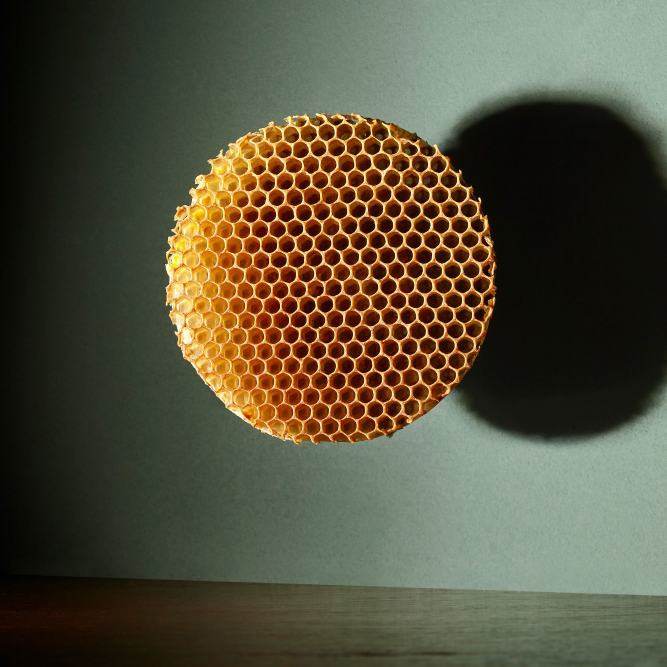
#> input picture Images/carrier images/3.jpg, 2000 x 2000 px (shown at 1/3 size); its folder holds 3 pictures in this run
$ python stegnographyRGB.py
#> lines starting #> are read from the running program, lines starting #| are printed output that depends on the picture; pictures that were not available may be replaced by others from this repository, and a replacement may not be noted
from PIL import Image
import numpy as np
import cv2
import os
import time

def abs(x): #Function to obtain absolute value
	if x>=0:
		return x
	return -1*x

def get_range(value):
	# To get the lower bounds for Quantization ranges for Type 1
	if value in range(8):
		return 0
	elif value in range(8,16):
		return 8
	elif value in range(16,32):
		return 16
	elif value in range(32,64):
		return 32
	elif value in range(64,128):
		return 64
	elif value in range(128,255):
		return 128
	else:
		return 0

def embedding(carrier_pixel_block,cover_pixel,k=3): # The value of k has been set to 3

	# extracting the corresponding greyscale block value from the carrier pixel block
	gx =  carrier_pixel_block[0][0]
	gur = carrier_pixel_block[0][1]
	gbl = carrier_pixel_block[1][0]
	gbr = carrier_pixel_block[1][1]
	cv  = cover_pixel

	bin_gx=list(format(gx,'08b')) # converting the integer greyscale value to binary
	bin_gur=list(format(gur,'08b'))
	bin_gbl=list(format(gbl,'08b'))
	bin_gbr=list(format(gbr,'08b'))
	bin_cv=list(format(cv,'08b'))

	L = int(format(gx,'08b')[-k:]) # Extracting the decimal value of the k LSBs of gx

	bin_gx[-1]=bin_cv[0]  # Embedding the first bit of the secret message in first LSB
	bin_gx[-2]=bin_cv[1]  # to obtain g'x


	new_gx = ''.join(bin_gx) # Combing the list to string

	S = int(new_gx[-k:])  # Extracting the decimal value of the k-bits of the g'x

	new_gx = int(new_gx,2) # New gx value obtained by converting g'x from binary to decimal

	d = L-S # Computing the value of d

	if d> pow(2,k-1) and 0<= new_gx + pow(2,k) and new_gx + pow(2,k)<=255:  # To get the optimized value of gx
		new_gx = new_gx + pow(2,k)
	elif d< -pow(2,k-1) and 0<= new_gx - pow(2,k) and new_gx - pow(2,k)<=255:
		new_gx = new_gx - pow(2,k)
	else:
		new_gx = new_gx

	d1=abs(new_gx-gur)  # Computing the corresponding distance values
	d2=abs(new_gx-gbr)
	d3=abs(new_gx-gbl)

	l1 = get_range(d1)  # Obtaining the lower bounds of the corresponding range according to Type 1
	l2 = get_range(d2)
	l3 = get_range(d3)

	t1=3 # Setting the number of bits to extract from cover pixel
	t2=3
	t3=2

	s1 = int(''.join(bin_cv[:t1]),2)
	s2 = int(''.join(bin_cv[t1:t1+t2]),2) # Extracting the decimal value of the ti-bits of cover pixel
	s3 = int(''.join(bin_cv[t1+t2:t1+t2+t3]),2)

	d1_new=l1+s1 # Computing the new distance values
	d2_new=l2+s2
	d3_new=l3+s3

	new2gur = new_gx - d1_new
	new3gur = new_gx + d1_new
	new2gbr = new_gx - d2_new   # Finding the corresponding g' and g" values for all three blocks
	new3gbr = new_gx + d2_new
	new2gbl = new_gx - d3_new
	new3gbl = new_gx + d3_new

	# To obtain the optimized value for each block
	if abs(gur - new2gur) < abs(gur - new3gur) and 0<=new2gur and new2gur<=255:
		new_gur = new2gur
	else:
		new_gur = new3gur

	if abs(gbr - new2gbr) < abs(gbr - new3gbr) and 0<=new2gbr and new2gbr<=255:
		new_gbr = new2gbr
	else:
		new_gbr = new3gbr

	if abs(gbl - new2gbl) < abs(gbl - new3gbl) and 0<=new2gbl and new2gbl<=255:
		new_gbl = new2gbl
	else:
		new_gbl = new3gbl

	stego_pixel_block = [[new_gx,new_gur],[new_gbl,new_gbr]] # Forming the new block
	return stego_pixel_block

# converts plaintext to 8-bit binary format
def convert_to_binary(data):
	data_binary=' '.join(format(ord(x), '08b') for x in data)
	return data_binary

# To get the first two digits and last two digits of a number respectively
def splitValues(num):
	return num//100,num%100


def main():
	file=open("time.txt","w")
	carrier_images=[]
	cover_images=[]
	root_dir = './Images/carrier images'
	# [9 lines of commented-out code are left out]


	carrier_image_name="./Images/carrier images/3.jpg"
	print('Carrier image: ' + carrier_image_name)
	if carrier_image_name.split('.')[-1] not in ['jpg','jpeg','png','tiff']:
		print('Invalid file type!')
		print('\nProgram terminated')
		exit(0)

	carrier_image_matrix=cv2.imread(carrier_image_name)  # Converting the RGB carrier image to grey scale
#> carrier_image_matrix is the input picture: shape (2000, 2000, 3); mean B, G, R 59.8, 80.3, 85.2
	print(carrier_image_matrix)
#> (printed output is left out)
	print('\nCarrier image ' + ' dimensions:')

	print('Length: ' + str(len(carrier_image_matrix)) +'  width: ' + str(len(carrier_image_matrix[0])))
#| Length: 2000  width: 2000
	print('\n')

	# Creating the final image matrix for storing the secret data in carrier
	final_image_matrix = np.zeros((len(carrier_image_matrix),len(carrier_image_matrix[0]),len(carrier_image_matrix[0][0])),dtype=int)
#> final_image_matrix: shape (2000, 2000, 3) int64; every value is 0
	print(final_image_matrix)
#> (printed output is left out)
	cover_image_name="./Images/cover images/1.png"
	print('Cover image: ' + cover_image_name)
	if cover_image_name.split('.')[-1] not in ['jpg','jpeg','png','tiff']:
		print('Invalid file type!')
		print('\nProgram terminated')
		exit(0)
	start_time=time.time()
	img2 = cv2.imread(cover_image_name)
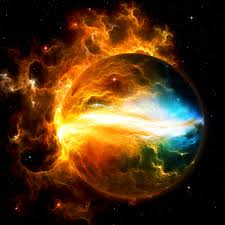
#> input picture Images/cover images/1.jpeg, 225 x 225 px, given in place of 1.png, which was not available
#> img2 is the input picture: shape (225, 225, 3); mean B, G, R 23.3, 51.9, 80.6
	cover_grey_image_matrix = cv2.cvtColor(img2,cv2.COLOR_BGR2GRAY) # Converting the RGB cover image to grey scale
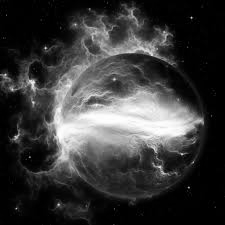
#> cover_grey_image_matrix: shape (225, 225); min 0, max 255, mean 57.2
	cv2.imwrite('Images/greyScale/greyscaleCoverImage' +'.jpg',cover_grey_image_matrix)

	print('\nCover image: ')
	print('Length: ' +str(len(cover_grey_image_matrix)) +'  width: ' + str(len(cover_grey_image_matrix[0])))
#| Length: 225  width: 225
	print('\n')
	print('Checking whether the cover image can be hid in the carrier image')


	# Check to see whether the secret data can be hid in the carrier image
	if len(carrier_image_matrix) <=2* len(cover_grey_image_matrix) or len(carrier_image_matrix[0]) <=2* len(cover_grey_image_matrix[0]):
		print("Unable to fit data in carrier image!\n")
		exit(0)
	else:
		print("Able to fit data in carrier image!\n")

	row_cover = col_cover = 0
	i=j=0
	print('Performing the embedding procedure........\n')

	while row_cover<len(cover_grey_image_matrix) and i < len(carrier_image_matrix): #Traversing the cover image matrix
		# Extraction of 2x2 non-overlapping matrix
		temp = [[carrier_image_matrix[i][j][0],carrier_image_matrix[i][j+1][0]],[carrier_image_matrix[i+1][j][0],carrier_image_matrix[i+1][j+1][0]]]
		cover = cover_grey_image_matrix[row_cover][col_cover]
		col_cover+=1
		if col_cover==len(cover_grey_image_matrix[0]):
			# print("col",col_cover)
			col_cover=0
			row_cover+=1
		temp2 = embedding(temp,cover) # Function that performs embedding is called


		final_image_matrix[i][j][0] = temp2[0][0]  # The modified pixel values are stored in the final image matrix
		final_image_matrix[i][j+1][0] = temp2[0][1] # Values are in grey scale
		final_image_matrix[i+1][j][0] = temp2[1][0]
		final_image_matrix[i+1][j+1][0] = temp2[1][1]
		j+=2
		if j==len(carrier_image_matrix[0]):
			#print("j=",j)
			i+=2
			j=0
		if row_cover>=len(cover_grey_image_matrix):
			break
		temp = [[carrier_image_matrix[i][j][1],carrier_image_matrix[i][j+1][1]],[carrier_image_matrix[i+1][j][1],carrier_image_matrix[i+1][j+1][1]]]
		cover = cover_grey_image_matrix[row_cover][col_cover]
		col_cover+=1
		if col_cover==len(cover_grey_image_matrix[0]):
			# print("col",col_cover)
			col_cover=0
			row_cover+=1
		temp2 = embedding(temp,cover) # Function that performs embedding is called


		final_image_matrix[i][j][1] = temp2[0][0]  # The modified pixel values are stored in the final image matrix
		final_image_matrix[i][j+1][1] = temp2[0][1] # Values are in grey scale
		final_image_matrix[i+1][j][1] = temp2[1][0]
		final_image_matrix[i+1][j+1] = temp2[1][1]
		j+=2
		if j==len(carrier_image_matrix[0]):
			#print("j=",j)
			i+=2
			j=0
		if row_cover>len(cover_grey_image_matrix):
			break
		temp = [[carrier_image_matrix[i][j][2],carrier_image_matrix[i][j+1][2]],[carrier_image_matrix[i+1][j][2],carrier_image_matrix[i+1][j+1][2]]]
		cover = cover_grey_image_matrix[row_cover][col_cover]
		col_cover+=1
		if col_cover==len(cover_grey_image_matrix[0]):
			# print("col",col_cover)
			col_cover=0
			row_cover+=1
		temp2 = embedding(temp,cover) # Function that performs embedding is called


		final_image_matrix[i][j][2] = temp2[0][0]  # The modified pixel values are stored in the final image matrix
		final_image_matrix[i][j+1][2] = temp2[0][1] # Values are in grey scale
		final_image_matrix[i+1][j][2] = temp2[1][0]
		final_image_matrix[i+1][j+1][2] = temp2[1][1]
		j+=2
		if j==len(carrier_image_matrix[0]):
			#print("j=",j)
			i+=2
			j=0
#> this loop made 16875 passes
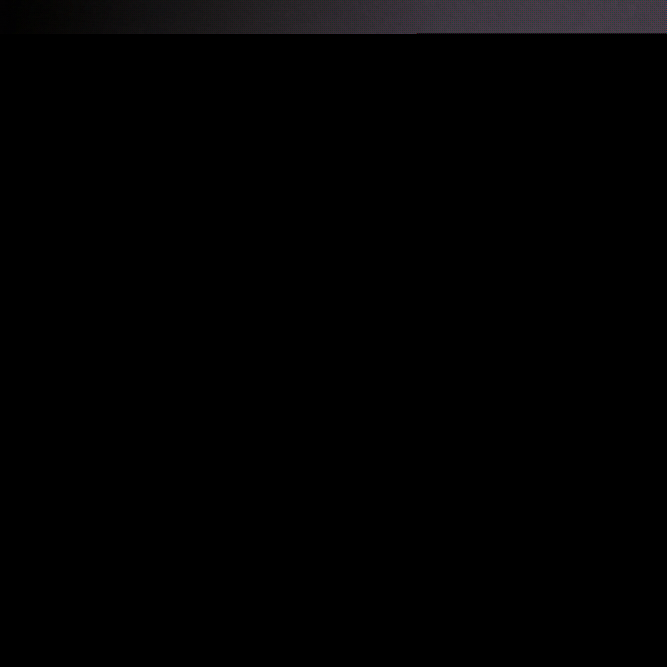
#> final_image_matrix: shape (2000, 2000, 3) int64 (shown at 1/3 size); mean B, G, R 2.1, 1.9, 2.1

	k=i # storing row where cover image has been embedded till

	print('Embedding procedure completed!\n')
	print('------------')

	for i in range(k,len(carrier_image_matrix)):
		for j in range(len(carrier_image_matrix[0])):
			for k in range(len(carrier_image_matrix[0][0])):
				final_image_matrix[i][j][k]=carrier_image_matrix[i][j][k]
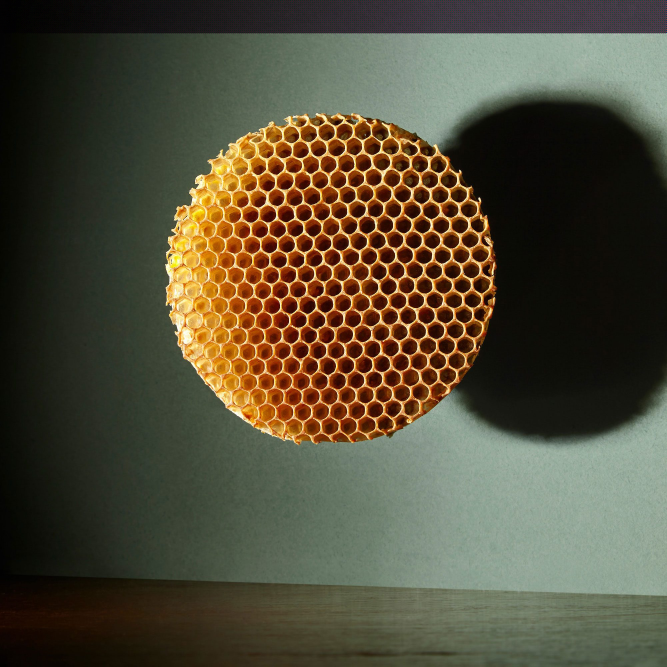
#> final_image_matrix: shape (2000, 2000, 3) int64 (shown at 1/3 size); mean B, G, R 57, 76.6, 82.5
	i-=2
	j-=2
	# len1,len2 = splitValues(len(cover_grey_image_matrix))

	# wid1,wid2 = splitValues(len(cover_grey_image_matrix[0]))
	# #To store the length and width of the cover as first two secret data
	# temp = [[carrier_image_matrix[i][j],carrier_image_matrix[i][j+1]],[carrier_image_matrix[i+1][j],carrier_image_matrix[i+1][j+1]]]
	# temp2 = embedding(temp,len1) # Embedding length of cover image
	# final_image_matrix[i][j] = temp2[0][0]  # The modified pixel values are stored in the final image matrix
	# final_image_matrix[i][j+1] = temp2[0][1] # Values are in grey scale
	# final_image_matrix[i+1][j] = temp2[1][0]
	# final_image_matrix[i+1][j+1] = temp2[1][1]

	# j-=2
	# temp = [[carrier_image_matrix[i][j],carrier_image_matrix[i][j+1]],[carrier_image_matrix[i+1][j],carrier_image_matrix[i+1][j+1]]]
	# temp2 = embedding(temp,len2) # Embedding length of cover image
	# final_image_matrix[i][j] = temp2[0][0]  # The modified pixel values are stored in the final image matrix
	# final_image_matrix[i][j+1] = temp2[0][1] # Values are in grey scale
	# final_image_matrix[i+1][j] = temp2[1][0]
	# final_image_matrix[i+1][j+1] = temp2[1][1]
	# j-=2

	# temp = [[carrier_image_matrix[i][j],carrier_image_matrix[i][j+1]],[carrier_image_matrix[i+1][j],carrier_image_matrix[i+1][j+1]]]
	# temp2 = embedding(temp,wid1) # Embedding length of cover image
	# final_image_matrix[i][j] = temp2[0][0]  # The modified pixel values are stored in the final image matrix
	# final_image_matrix[i][j+1] = temp2[0][1] # Values are in grey scale
	# final_image_matrix[i+1][j] = temp2[1][0]
	# final_image_matrix[i+1][j+1] = temp2[1][1]
	# j-=2

	# temp = [[carrier_image_matrix[i][j],carrier_image_matrix[i][j+1]],[carrier_image_matrix[i+1][j],carrier_image_matrix[i+1][j+1]]]
	# temp2 = embedding(temp,wid2) # Embedding length of cover image
	# final_image_matrix[i][j] = temp2[0][0]  # The modified pixel values are stored in the final image matrix
	# final_image_matrix[i][j+1] = temp2[0][1] # Values are in grey scale
	# final_image_matrix[i+1][j] = temp2[1][0]
	# final_image_matrix[i+1][j+1] = temp2[1][1]

	print('Storing the result in Result_' + '.png\n')
	img = Image.fromarray(np.uint8(final_image_matrix),'RGB') # Storing the final image matrix as a grey scale image
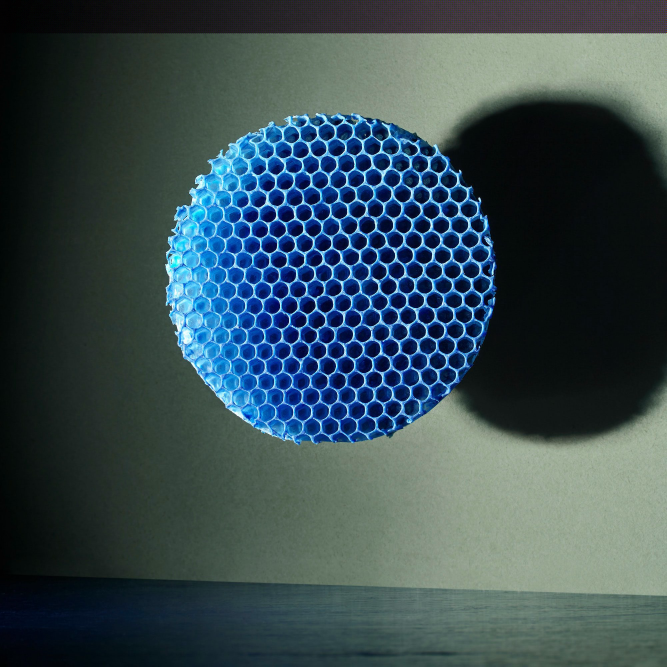
#> img: PIL image 2000x2000 RGB (shown at 1/3 size); mean R, G, B 57, 76.6, 82.5
	img.save('results/Result_' + '.png')
	end_time=time.time()
	print("Time taken: ",end_time-start_time)
	file.write(str(end_time-start_time)+'\n')
	print('Done!')


if __name__=='__main__':
	main()
